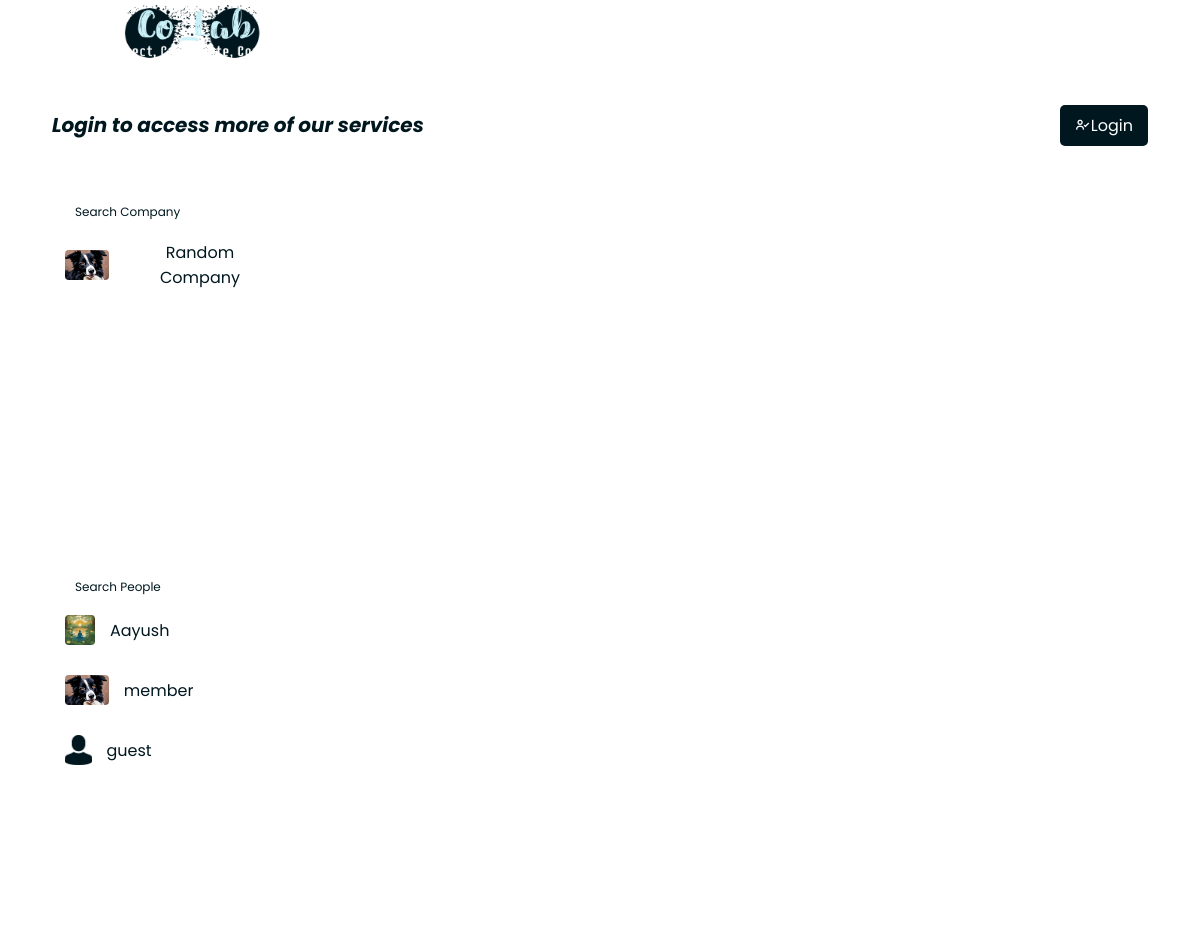
The page / on the database its author committed.
### main/models.py (models this page shows, shortened)
class Company(models.Model):
    company_name = models.CharField(max_length=255, unique=True)
    company_email = models.EmailField(max_length=255, unique=True)
    company_telephone1 = models.CharField(max_length=20, unique=True)
    company_telephone2 = models.CharField(max_length=20, unique=True)
    company_registration_no = models.CharField(max_length=7, unique=True)
    company_address = models.CharField(max_length=255)
    company_logo = models.ImageField(upload_to='company', null=True, blank=True)
    company_description = models.TextField()
    date_established = models.DateField()
    created = models.DateTimeField(auto_now_add=True)
    company_social_website = models.URLField(max_length=200)
    def __str__(self):
        return self.company_name

class Employee(models.Model):
    user = models.OneToOneField(User, on_delete=models.CASCADE)
    date_modified = models.DateTimeField(auto_now=True)
    company = models.ForeignKey(Company, on_delete=models.CASCADE)
    post = models.CharField(max_length=255, null=True, blank=True)
    branch = models.ForeignKey(Branch, on_delete=models.CASCADE, null=True, blank=True)
    employee_code = models.CharField(max_length=8, unique=True, null=True, blank=True)
    phone_no = models.CharField(max_length=15, unique=True, null=True, blank=True)
    address = models.CharField(max_length=255, null=True, blank=True)
    image = models.ImageField(upload_to='employee', null=True, blank=True)
    admin = models.BooleanField(default=False)

### main/views.py (the view)
# urls.py: path('', views.home, name="home"),
def home(request):
    company_post = CompanyPost.objects.all()
    employee_post = EmployeePost.objects.all()
    q = request.GET.get('q') if request.GET.get('q') != None else ''
    companies = Company.objects.filter(
        Q(company_name__icontains=q)
    )
    r = request.GET.get('r') if request.GET.get('r') != None else ''
    users = User.objects.filter(
        Q(username__icontains=r) |
        Q(email__icontains=r) |
        Q(first_name__icontains=r) |
        Q(last_name__icontains=r)
    )
    employees = Employee.objects.all()
    try:
        if request.user.is_authenticated:
            employee = Employee.objects.get(user=request.user)
        else:
            employee = {}
    except:
        employee ={}
    context = {'employee': employee, 'company_post': company_post, 'employee_post': employee_post, 'companies': companies, 'users': users, 'employees': employees}
    return render(request, 'main/home.html', context)

### main/templates/main/home.html (shortened to what this page needs)
{% extends 'main.html' %}
{% load static %}
{% block content %}
<div class="post">
    <div class="post-left">
        {% if request.user.is_authenticated %}
        <a href="{% url 'user-profile' request.user.id %}">
            {% if employee.image %}
                <img src="{{employee.image.url}}" height="30px">
            {% else %}
                <img src="{% static 'styles/images/avatar.png' %}" height="30px">
            {% endif %}
            <h1>{{request.user}}</h1></a>
        {% else %}
            <a href="{% url 'login' %}"><h1>Login to access more of our services</h1></a>
        {% endif %}
    </div>
    <div class="post-btn">
        {% if request.user.is_authenticated %}
            {% if employee.admin %}
                <a href="{% url 'create-company-post' %}"><span><i class='bx bx-plus' ></i>Company Post</span></a>
                <a href="{% url 'create-employee-post' %}"><span><i class='bx bx-plus' ></i>Post</span></a>
            {% else %}
                <a href="{% url 'create-employee-post' %}"><span><i class='bx bx-plus' ></i>Post</span></a>
            {% endif %}
        {% else %}
            <a href="{% url 'login' %}"><span><i class='bx bx-user-check'></i>Login</span></a>
        {% endif %}
    </div>
</div>
<div class="main-container">
    <div class="s-main-container1">
        {% include 'main/search-bar.html' %}
    </div>
    <div class="s-main-container2">
    </div>
    <div class="s-main-container3">
    </div>
</div>
{% endblock content %}

### main/templates/main/search-bar.html
{% load static %}
<div class="company-search">
    <form action="" class="search-bar">
        <input type="text" placeholder="Search Company" name="q">
        <button type="submit"><i class='bx bx-search'></i></button>
    </form>
    <div class="search-result">
        {% for companies in companies %}
            <a href="{% url 'company-profile' companies.id %}">
            {% if companies.company_logo %}
                <img src="{{companies.company_logo.url}}">
            {% else %}
                <img src="{% static 'styles/images/company_avatar.png' %}">
            {% endif %}
            {{companies}}</a>
        {% endfor %}
    </div>
</div>
<div class="employee-search">
    <form action="" class="search-bar">
        <input type="text" placeholder="Search People" name="r">
        <button type="submit"><i class='bx bx-search'></i></button>
    </form>
    <div class="search-result">
        {% for users in users %}
            <a href="{% url 'user-profile' users.id %}">
            {% for employees in employees %}
                {% if employees.user == users %}
                    {% if employees.image %}
                        <img src="{{employees.image.url}}">
                    {% else %}
                        <img src="{% static 'styles/images/avatar.png' %}">
                    {% endif %}
                    {{users}}
                {% endif %}
            {% endfor %}
            </a>
        {% endfor %}
    </div>
</div>

### static/styles/styles.css (style rules this page uses)
* { margin: 0; padding: 0; box-sizing: border-box; font-family: 'Poppins', sans-serif; }
body { min-height: 100vh; background: url('images/background1.png') no-repeat; background-size: cover; background-position: center; background-attachment: fixed; }
.post { display: flex; justify-content: space-between; align-items: center; padding: 0 30px; background-color: rgba(255, 255, 255, .1); height: 50px; border-radius: 5px; backdrop-filter: blur(10px); border: 2px solid rgba(255, 255, 255, .2); }
.post-left { display: flex; align-items: center; }
.post-left a { display: flex; align-items: center; text-decoration: none; color: #00171f; font-style: italic; }
.post-left h1 { font-size: 20px; }
.post-btn { display: flex; gap: 10px; }
.post-btn a { display: inline-block; padding: 8px 15px; background-color: #00171f; color: #fff; text-align: center; text-decoration: none; border-radius: 5px; }
.post-btn { margin-left: auto; }
.post-btn span { display: flex; align-items: center; }
.main-container { display: flex; flex-direction: row; height: 100vh; }
.s-main-container1 { display: flex; flex-direction: column; flex: 1.5; padding: 20px; overflow-y: auto; margin: 10px; }
.s-main-container2 { flex: 3; background-color: rgba(255, 255, 255, .1); backdrop-filter: blur(10px); padding: 20px; overflow-y: auto; margin: 10px; display: flex; flex-direction: column; }
.s-main-container3 { flex: 2; background-color: rgba(255, 255, 255, .1); backdrop-filter: blur(10px); padding: 20px; overflow-y: auto; margin: 10px; display: flex; flex-direction: column; }
.company-search { flex: 1; background-color: rgba(255, 255, 255, .1); backdrop-filter: blur(10px); border-radius: 5px; margin-bottom: 5px; overflow-y: auto; }
.employee-search { flex: 1; background-color: rgba(255, 255, 255, .1); backdrop-filter: blur(10px); border-radius: 5px; margin-top: 5px; overflow-y: auto; }
.search-bar { margin: 10px 10px; width: 90%; background-color: rgba(255, 255, 255, .2); backdrop-filter: blur(50px); display: flex; align-items: center; border-radius: 60px; padding: 10px 10px; position: fixed; z-index: 8; }
.search-bar input { background: transparent; flex: 1; border: 0; outline: none; padding: 5px 5px; font-size: 10px; color: #00171f; }
::placeholder { color: #00171f; font-size: 12px; }
.search-bar button i { width: 20px; }
.search-bar button { border: .5; border-radius: 50%; width: 25px; height: 25px; cursor: pointer; background-color: rgba(255, 255, 255, .3); backdrop-filter: blur(50px) saturate(180%); }
.company-search a, .employee-search a { text-decoration: none; display: flex; align-items: center; margin-left: 15px; margin-bottom: 30px; color: #00171f; width: fit-content; }
.company-search a img , .employee-search a img { height: 30px; border-radius: 4px; margin-right: 15px; }
.search-result { top: 60px; position: relative; }

### rows shown on the page
Company: company_logo (picture), company_name "Random Company"
Employee: image (picture)
Employee: image (picture)

### other values the page prints
{{ users }} "Aayush"
{{ users }} "member"
{{ users }} "guest"
